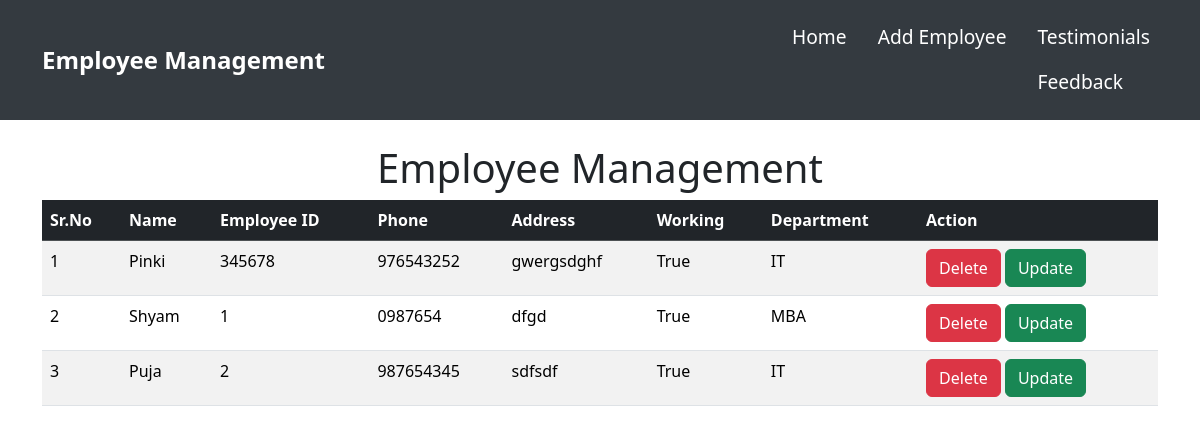
Page /emp/home/ on the earlier database version.
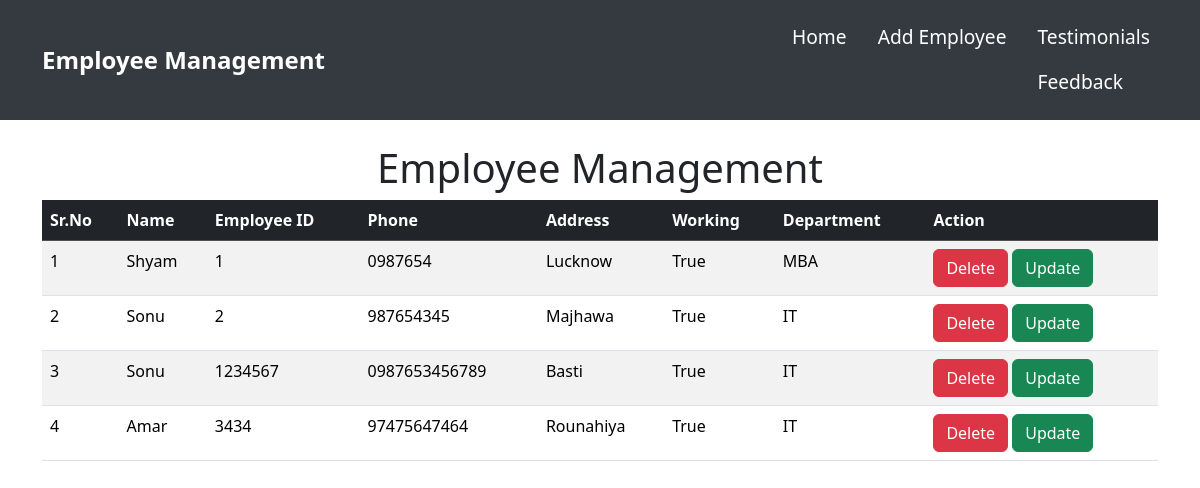
Same page on the later database version.
### emp/models.py (models this page shows, shortened)
class Emp(models.Model):
    name=models.CharField(max_length=200)
    emp_id=models.CharField(max_length=200)
    phone=models.CharField(max_length=20)
    address=models.CharField(max_length=200)
    working=models.BooleanField(default=True)
    department=models.CharField(max_length=200)

### emp/views.py (the view)
# urls.py: path("home/", emp_home, name="home"),
def emp_home(request):
    emps=Emp.objects.all()
    return render(request,"emp/home.html",{'emps':emps})

### templates/emp/home.html (shortened to what this page needs)
<!DOCTYPE html>
<html lang="en">
  <head>
    <link
      href="https://cdn.jsdelivr.net/npm/bootstrap@5.3.6/dist/css/bootstrap.min.css"
      rel="stylesheet"
    />
  </head>
  <body>
    {% include 'emp/navbar.html' %}
    <div class="container mt-4">
      <h1 class="text-center">Employee Management</h1>
      <table class="table table-striped table-hover">
        <thead class="table-dark">
          <tr>
            <th>Sr.No</th>
            <th>Name</th>
            <th>Employee ID</th>
            <th>Phone</th>
            <th>Address</th>
            <th>Working</th>
            <th>Department</th>
            <th>Action</th>
          </tr>
        </thead>
        <tbody>
          {% for emp in emps %}
          <tr>
            <td>{{ forloop.counter }}</td>
            <td>{{ emp.name }}</td>
            <td>{{ emp.emp_id }}</td>
            <td>{{ emp.phone }}</td>
            <td>{{ emp.address }}</td>
            <td>{{ emp.working}}</td>
            <td>{{ emp.department }}</td>
            <td>
              <a href="/emp/delete-emp/{{emp.id}}" class="btn btn-danger"
                >Delete</a
              >
              <a href="/emp/update-emp/{{emp.id}}" class="btn btn-success"
                >Update</a
              >
            </td>
          </tr>
          {% endfor %}
        </tbody>
      </table>
    </div>
  </body>
</html>

Differences in the rows shown:
removed Emp: name "Pinki", emp_id "345678", phone "976543252", address "gwergsdghf", working "True", department "IT"
changed Emp "Shyam": address "dfgd" → "Lucknow"
changed Emp: name "Puja" → "Sonu"; address "sdfsdf" → "Majhawa"
added Emp: name "Sonu", emp_id "1234567", phone "0987653456789", address "Basti", working "True", department "IT"
added Emp: name "Amar", emp_id "3434", phone "97475647464", address "Rounahiya", working "True", department "IT"
